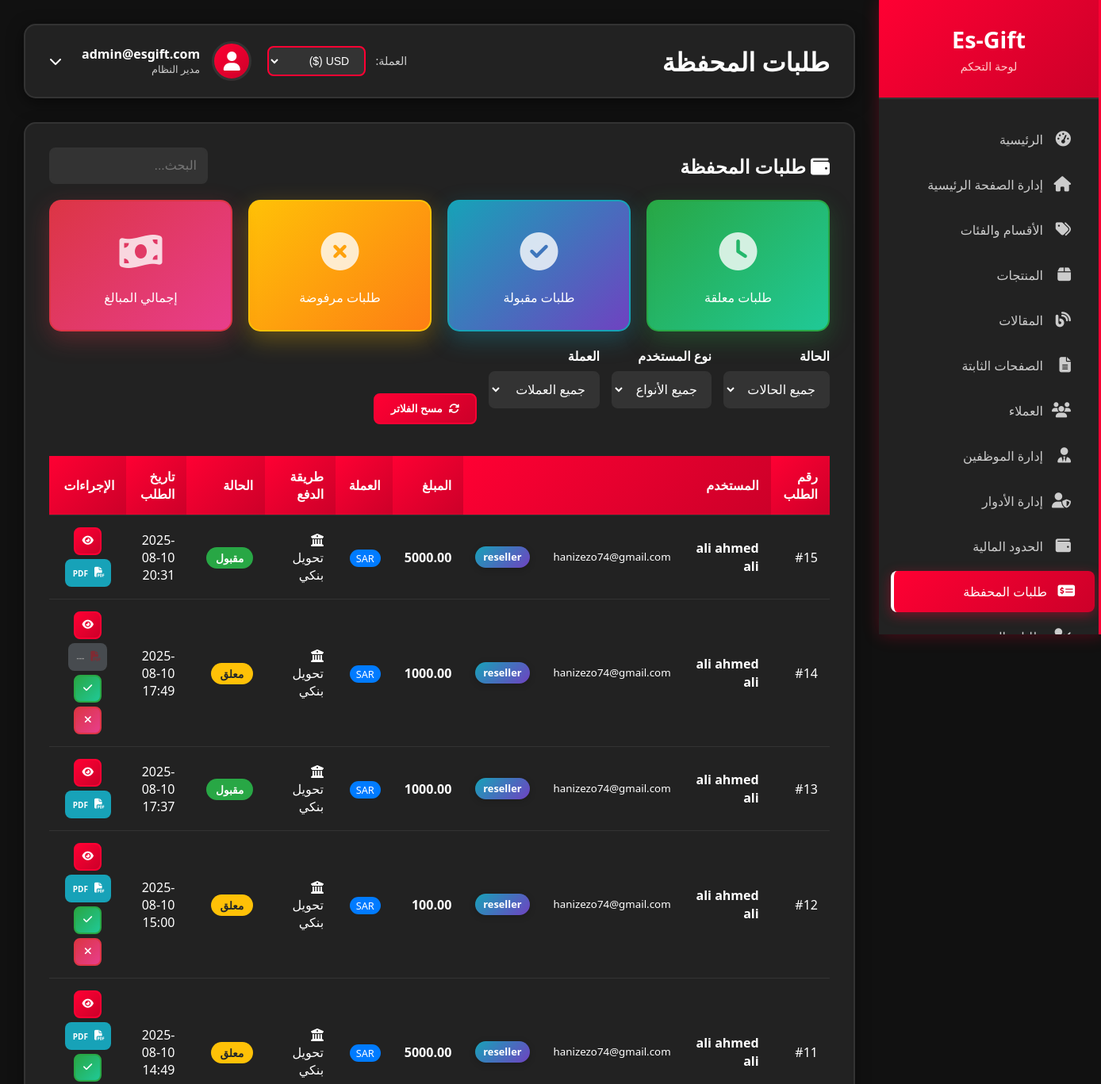
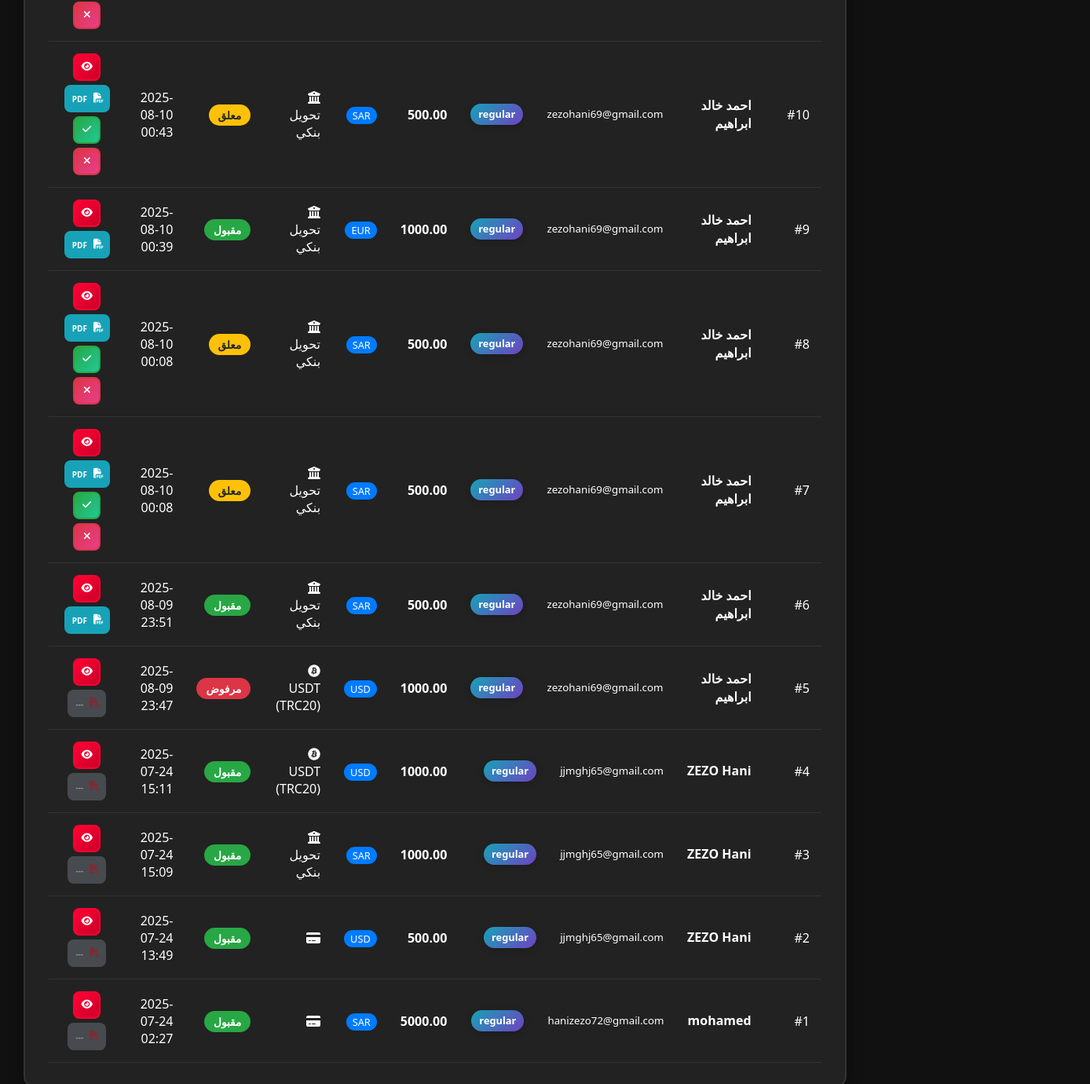
Page /admin/wallet/deposit-requests (signed in) on the committed database (2 pictures, top to bottom).
### models.py (models this page shows, shortened)
class User(UserMixin, db.Model):
    id = db.Column(db.Integer, primary_key=True)
    username = db.Column(db.String(80), unique=True, nullable=True)  # اسم المستخدم
    email = db.Column(db.String(120), unique=True, nullable=False)
    password_hash = db.Column(db.String(120), nullable=False)
    full_name = db.Column(db.String(100))
    phone = db.Column(db.String(20))
    birth_date = db.Column(db.Date)
    nationality = db.Column(db.String(50))
    customer_type = db.Column(db.String(20), default='regular')  # regular, kyc, reseller
    kyc_status = db.Column(db.String(20), default='none')  # none, pending, approved, rejected
    google_id = db.Column(db.String(100), unique=True, nullable=True)  # Google ID
    profile_picture = db.Column(db.String(300))  # صورة البروفايل من Google
    is_verified = db.Column(db.Boolean, default=False)  # تم التحقق من الإيميل
    email_verification_token = db.Column(db.String(100), nullable=True)  # رمز التحقق من الإيميل
    email_verification_sent_at = db.Column(db.DateTime, nullable=True)  # وقت إرسال رمز التحقق
    document_type = db.Column(db.String(50))  # national_id, passport, driver_license
    id_front_image = db.Column(db.String(200))
    id_back_image = db.Column(db.String(200))
    selfie_image = db.Column(db.String(200))
    passport_image = db.Column(db.String(200))
    driver_license_image = db.Column(db.String(200))
    face_photo_front = db.Column(db.String(200))
    face_photo_right = db.Column(db.String(200))
    face_photo_left = db.Column(db.String(200))
    is_admin = db.Column(db.Boolean, default=False)
    last_login = db.Column(db.DateTime)
    created_at = db.Column(db.DateTime, default=datetime.utcnow)
    preferred_currency = db.Column(db.String(3), default='USD')  # العملة المفضلة للمحفظة
    orders = db.relationship('Order', backref='user', lazy=True)

class WalletDepositRequest(db.Model):
    id = db.Column(db.Integer, primary_key=True)
    user_id = db.Column(db.Integer, db.ForeignKey('user.id'), nullable=False)
    amount = db.Column(db.Numeric(12, 2), nullable=False)  # المبلغ المطلوب إيداعه
    currency_code = db.Column(db.String(3), nullable=False)  # عملة الإيداع
    amount_usd = db.Column(db.Numeric(12, 2), nullable=False)  # المبلغ بالدولار
    exchange_rate = db.Column(db.Numeric(10, 6), nullable=False)  # سعر الصرف المستخدم
    payment_method = db.Column(db.String(50), default='visa')  # طريقة الدفع
    payment_reference = db.Column(db.String(200))  # مرجع الدفع من البوابة
    payment_details = db.Column(db.Text)  # تفاصيل إضافية للدفع (JSON)
    transaction_proof = db.Column(db.String(300))  # مسار ملف إثبات المعاملة
    status = db.Column(db.String(20), default='pending')  # pending, approved, rejected, cancelled
    admin_notes = db.Column(db.Text)  # ملاحظات الأدمن
    rejection_reason = db.Column(db.Text)  # سبب الرفض
    processed_by = db.Column(db.Integer, db.ForeignKey('user.id'))  # الأدمن الذي عالج الطلب
    processed_at = db.Column(db.DateTime)  # تاريخ المعالجة
    wallet_amount_added = db.Column(db.Numeric(12, 2))  # المبلغ المضاف للمحفظة
    wallet_currency_added = db.Column(db.String(3))  # العملة المضافة للمحفظة
    invoice_pdf_path = db.Column(db.String(300))  # مسار فاتورة PDF
    user_type = db.Column(db.String(20))  # نوع المستخدم وقت الطلب
    user_ip = db.Column(db.String(45))  # IP المستخدم
    user_agent = db.Column(db.Text)  # معلومات المتصفح
    created_at = db.Column(db.DateTime, default=datetime.utcnow)
    updated_at = db.Column(db.DateTime, default=datetime.utcnow, onupdate=datetime.utcnow)
    user = db.relationship('User', foreign_keys=[user_id], backref='deposit_requests', lazy=True)
    processor = db.relationship('User', foreign_keys=[processed_by], backref='processed_deposits', lazy=True)

### admin_wallet_routes.py (the view)
    def decorated_function(*args, **kwargs):
        if not current_user.is_authenticated or not current_user.is_admin:
            flash('ليس لديك صلاحية للوصول لهذه الصفحة', 'error')
            return redirect(url_for('main.index'))
        return f(*args, **kwargs)

### templates/admin/wallet_deposit_requests.html (shortened to what this page needs)
{% extends "admin/base.html" %}
{% block page_title %}طلبات المحفظة{% endblock %}
{% block content %}
<div class="content-card">
    <div style="display: flex; justify-content: space-between; align-items: center; margin-bottom: 20px;">
        <h2>
            <i class="fas fa-wallet"></i>
            طلبات المحفظة
        </h2>
        <div style="display: flex; gap: 10px;">
            <input type="text" placeholder="البحث..." class="form-control" style="width: 200px;" id="searchInput">
        </div>
    </div>
    <div class="stats-grid" style="display: grid; grid-template-columns: repeat(auto-fit, minmax(200px, 1fr)); gap: 20px; margin-bottom: 20px;">
        <div class="stat-card success">
            <div class="stat-icon">
                <i class="fas fa-clock"></i>
            </div>
            <div class="stat-details">
                <p>طلبات معلقة</p>
            </div>
        </div>
        <div class="stat-card info">
            <div class="stat-icon">
                <i class="fas fa-check-circle"></i>
            </div>
            <div class="stat-details">
                <p>طلبات مقبولة</p>
            </div>
        </div>
        <div class="stat-card warning">
            <div class="stat-icon">
                <i class="fas fa-times-circle"></i>
            </div>
            <div class="stat-details">
                <p>طلبات مرفوضة</p>
            </div>
        </div>
        <div class="stat-card danger">
            <div class="stat-icon">
                <i class="fas fa-money-bill-wave"></i>
            </div>
            <div class="stat-details">
                <p>إجمالي المبالغ</p>
            </div>
        </div>
    </div>
    <div style="display: flex; gap: 15px; margin-bottom: 20px; align-items: end;">
        <div class="form-group">
            <label>الحالة</label>
            <select class="form-control" id="statusFilter">
                <option value="">جميع الحالات</option>
            </select>
        </div>
        <div class="form-group">
            <label>نوع المستخدم</label>
            <select class="form-control" id="userTypeFilter">
                <option value="">جميع الأنواع</option>
            </select>
        </div>
        <div class="form-group">
            <label>العملة</label>
            <select class="form-control" id="currencyFilter">
                <option value="">جميع العملات</option>
            </select>
        </div>
        <button class="btn btn-primary" onclick="clearFilters()">
            <i class="fas fa-refresh"></i> مسح الفلاتر
        </button>
    </div>
    <div class="table-container">
        <table class="data-table">
            <thead>
                <tr>
                    <th>رقم الطلب</th>
                    <th>المستخدم</th>
                    <th>المبلغ</th>
                    <th>العملة</th>
                    <th>طريقة الدفع</th>
                    <th>الحالة</th>
                    <th>تاريخ الطلب</th>
                    <th>الإجراءات</th>
                </tr>
            </thead>
            <tbody>
                {% for request in requests %}
                <tr>
                    <td>#{{ request.id }}</td>
                    <td>
                        <div class="user-info">
                            <strong>{{ request.user.full_name or request.user.email }}</strong>
                            <br>
                            <small class="text-muted">{{ request.user.email }}</small>
                            <br>
                            <span class="badge badge-info">{{ request.user.customer_type }}</span>
                        </div>
                    </td>
                    <td class="amount-display">{{ request.amount }}</td>
                    <td>
                        <span class="currency-badge">{{ request.currency_code }}</span>
                    </td>
                    <td>
                        {% if request.payment_method == 'bank_transfer' %}
                            <i class="fas fa-university"></i> تحويل بنكي
                        {% elif request.payment_method == 'usdt_trc20' %}
                            <i class="fab fa-bitcoin"></i> USDT (TRC20)
                        {% elif request.payment_method == 'visa' %}
                            <i class="fas fa-credit-card"></i> فيزا/ماستركارد
                        {% else %}
                            <i class="fas fa-credit-card"></i> {{ request.payment_method }}
                        {% endif %}
                    </td>
                    <td>
                        <span class="status-badge status-{{ request.status }}">
                            {% if request.status == 'pending' %}
                                معلق
                            {% elif request.status == 'approved' %}
                                مقبول
                            {% elif request.status == 'rejected' %}
                                مرفوض
                            {% endif %}
                        </span>
                    </td>
                    <td>{{ request.created_at.strftime('%Y-%m-%d %H:%M') }}</td>
                    <td>
                        <div class="action-buttons">
                            <a href="{{ url_for('admin_wallet.deposit_request_details', request_id=request.id) }}"
                               class="btn btn-sm btn-primary" title="عرض التفاصيل">
                                <i class="fas fa-eye"></i>
                            </a>
                            {% if request.invoice_pdf_path %}
                            <a href="{{ url_for('admin_wallet.download_deposit_invoice', request_id=request.id) }}"
                               class="btn btn-sm btn-info" title="تحميل فاتورة PDF" target="_blank">
                                <i class="fas fa-file-pdf"></i>
                                <span class="btn-text">PDF</span>
                            </a>
                            {% else %}
                            <span class="btn btn-sm btn-secondary disabled" title="لا توجد فاتورة متاحة">
                                <i class="fas fa-file-pdf"></i>
                                <span class="btn-text">---</span>
                            </span>
                            {% endif %}
                            {% if request.status == 'pending' %}
                            <a href="{{ url_for('admin_wallet.deposit_request_details', request_id=request.id) }}"
                               class="btn btn-sm btn-success" title="موافقة">
                                <i class="fas fa-check"></i>
                            </a>
                            <a href="{{ url_for('admin_wallet.deposit_request_details', request_id=request.id) }}"
                               class="btn btn-sm btn-danger" title="رفض">
                                <i class="fas fa-times"></i>
                            </a>
                            {% endif %}
                        </div>
                    </td>
                </tr>
                {% endfor %}
            </tbody>
        </table>
    </div>
</div>
{% endblock %}

### templates/admin/base.html (shortened to what this page needs)
<!DOCTYPE html>
<html lang="ar" dir="rtl">
<head>
    <link rel="stylesheet" href="https://cdnjs.cloudflare.com/ajax/libs/font-awesome/6.5.0/css/all.min.css">
</head>
<body>
    <div class="admin-container">
        <div class="sidebar" id="sidebar">
            <div class="sidebar-header">
                <h2>Es-Gift</h2>
                <p>لوحة التحكم</p>
            </div>
            <nav class="sidebar-nav">
                <div class="nav-item">
                    <a href="{{ url_for('admin.dashboard') }}" class="nav-link">
                        <i class="fas fa-tachometer-alt"></i>
                        الرئيسية
                    </a>
                </div>
                <div class="nav-item">
                    <a href="{{ url_for('admin.homepage_management') }}" class="nav-link">
                        <i class="fas fa-home"></i>
                        إدارة الصفحة الرئيسية
                    </a>
                </div>
                <div class="nav-item">
                    <a href="{{ url_for('admin.categories') }}" class="nav-link">
                        <i class="fas fa-tags"></i>
                        الأقسام والفئات
                    </a>
                </div>
                <div class="nav-item">
                    <a href="{{ url_for('admin.products') }}" class="nav-link">
                        <i class="fas fa-box"></i>
                        المنتجات
                    </a>
                </div>
                <div class="nav-item">
                    <a href="{{ url_for('admin.articles') }}" class="nav-link">
                        <i class="fas fa-blog"></i>
                        المقالات
                    </a>
                </div>
                <div class="nav-item">
                    <a href="{{ url_for('static_pages.static_pages') }}" class="nav-link">
                        <i class="fas fa-file-alt"></i>
                        الصفحات الثابتة
                    </a>
                </div>
                <div class="nav-item">
                    <a href="{{ url_for('admin.users') }}" class="nav-link">
                        <i class="fas fa-users"></i>
                        العملاء
                    </a>
                </div>
                <div class="nav-item">
                    <a href="{{ url_for('admin.employees') }}" class="nav-link">
                        <i class="fas fa-user-tie"></i>
                        إدارة الموظفين
                    </a>
                </div>
                <div class="nav-item">
                    <a href="{{ url_for('admin.roles_management') }}" class="nav-link">
                        <i class="fas fa-user-shield"></i>
                        إدارة الأدوار
                    </a>
                </div>
                <div class="nav-item">
                    <a href="{{ url_for('financial.user_limits_management') }}" class="nav-link">
                        <i class="fas fa-wallet"></i>
                        الحدود المالية
                    </a>
                </div>
                <div class="nav-item">
                    <a href="{{ url_for('admin_wallet.deposit_requests') }}" class="nav-link">
                        <i class="fas fa-money-check-alt"></i>
                        طلبات المحفظة
                    </a>
                </div>
                <div class="nav-item">
                    <a href="{{ url_for('admin.kyc_requests') }}" class="nav-link">
                        <i class="fas fa-user-check"></i>
                        طلبات التحقق
                    </a>
                </div>
            </nav>
        </div>
        <div class="main-content">
            <div class="top-bar">
                <h1 class="page-title">{% block page_title %}لوحة التحكم{% endblock %}</h1>
                <div style="display: flex; align-items: center; gap: 20px;">
                    <div class="currency-selector">
                        <label for="admin-currency" style="color: #ccc; margin-left: 8px; font-size: 0.9em;">العملة:</label>
                        <select id="admin-currency" onchange="changeCurrency(this.value)" style="
                            background-color: #333;
                            color: #fff;
                            border: 2px solid #ff0033;
                            border-radius: 8px;
                            padding: 8px 15px;
                            font-size: 14px;
                            cursor: pointer;
                            outline: none;
                            transition: all 0.3s ease;
                        ">
                            <option value="USD">USD ($)</option>
                        </select>
                    </div>
                    <div class="user-info" onclick="toggleUserMenu()" style="cursor: pointer; position: relative;">
                        <div class="user-avatar">
                            <i class="fas fa-user"></i>
                        </div>
                        <div>
                            <div style="font-weight: bold;">{{ current_user.email }}</div>
                            <div style="font-size: 0.8em; color: #ccc;">مدير النظام</div>
                        </div>
                        <i class="fas fa-chevron-down" style="margin-right: 10px; transition: transform 0.3s ease;" id="user-menu-arrow"></i>
                    </div>
                </div>
            </div>
            {% block content %}{% endblock %}
        </div>
    </div>
</body>
</html>

### rows in the picture
User: email "admin@esgift.com"
WalletDepositRequest: id "15", user "ali ahmed ali", user.email "hanizezo74@gmail.com", user.customer_type "reseller", amount "5000.00", currency_code "SAR", payment_method "bank_transfer" (drawn), status "مقبول", created_at "2025-08-10 20:31"
WalletDepositRequest: id "14", user "ali ahmed ali", user.email "hanizezo74@gmail.com", user.customer_type "reseller", amount "1000.00", currency_code "SAR", payment_method "bank_transfer" (drawn), status "معلق", created_at "2025-08-10 17:49"
WalletDepositRequest: id "13", user "ali ahmed ali", user.email "hanizezo74@gmail.com", user.customer_type "reseller", amount "1000.00", currency_code "SAR", payment_method "bank_transfer" (drawn), status "مقبول", created_at "2025-08-10 17:37"
WalletDepositRequest: id "12", user "ali ahmed ali", user.email "hanizezo74@gmail.com", user.customer_type "reseller", amount "100.00", currency_code "SAR", payment_method "bank_transfer" (drawn), status "معلق", created_at "2025-08-10 15:00"
WalletDepositRequest: id "11", user "ali ahmed ali", user.email "hanizezo74@gmail.com", user.customer_type "reseller", amount "5000.00", currency_code "SAR", payment_method "bank_transfer" (drawn), status "معلق", created_at "2025-08-10 14:49"
WalletDepositRequest: id "10", user "احمد خالد ابراهيم", user.email "zezohani69@gmail.com", user.customer_type "regular", amount "500.00", currency_code "SAR", payment_method "bank_transfer" (drawn), status "معلق", created_at "2025-08-10 00:43"
WalletDepositRequest: id "9", user "احمد خالد ابراهيم", user.email "zezohani69@gmail.com", user.customer_type "regular", amount "1000.00", currency_code "EUR", payment_method "bank_transfer" (drawn), status "مقبول", created_at "2025-08-10 00:39"
WalletDepositRequest: id "8", user "احمد خالد ابراهيم", user.email "zezohani69@gmail.com", user.customer_type "regular", amount "500.00", currency_code "SAR", payment_method "bank_transfer" (drawn), status "معلق", created_at "2025-08-10 00:08"
WalletDepositRequest: id "7", user "احمد خالد ابراهيم", user.email "zezohani69@gmail.com", user.customer_type "regular", amount "500.00", currency_code "SAR", payment_method "bank_transfer" (drawn), status "معلق", created_at "2025-08-10 00:08"
WalletDepositRequest: id "6", user "احمد خالد ابراهيم", user.email "zezohani69@gmail.com", user.customer_type "regular", amount "500.00", currency_code "SAR", payment_method "bank_transfer" (drawn), status "مقبول", created_at "2025-08-09 23:51"
WalletDepositRequest: id "5", user "احمد خالد ابراهيم", user.email "zezohani69@gmail.com", user.customer_type "regular", amount "1000.00", currency_code "USD", payment_method "usdt_trc20" (drawn), status "مرفوض", created_at "2025-08-09 23:47"
WalletDepositRequest: id "4", user "ZEZO Hani", user.email "jjmghj65@gmail.com", user.customer_type "regular", amount "1000.00", currency_code "USD", payment_method "usdt_trc20" (drawn), status "مقبول", created_at "2025-07-24 15:11"
WalletDepositRequest: id "3", user "ZEZO Hani", user.email "jjmghj65@gmail.com", user.customer_type "regular", amount "1000.00", currency_code "SAR", payment_method "bank_transfer" (drawn), status "مقبول", created_at "2025-07-24 15:09"
WalletDepositRequest: id "2", user "ZEZO Hani", user.email "jjmghj65@gmail.com", user.customer_type "regular", amount "500.00", currency_code "USD", status "مقبول", created_at "2025-07-24 13:49"
WalletDepositRequest: id "1", user "mohamed", user.email "hanizezo72@gmail.com", user.customer_type "regular", amount "5000.00", currency_code "SAR", status "مقبول", created_at "2025-07-24 02:27"
